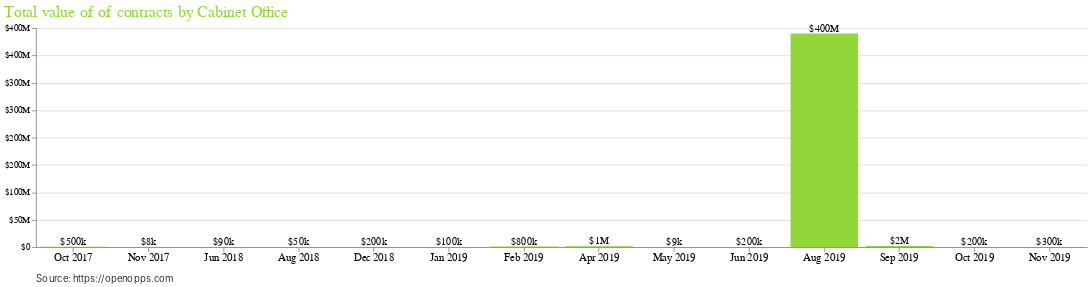

Here is the notebook cell this chart was saved with:
### Code cell
chart = (
            alt.Chart(df1, width=1200, height=250, title="Total value of of contracts by Cabinet Office")
                .mark_bar(color='#91D739')
                .encode(
                alt.X(
                    "yearmonth(releasedate):O",
                    ## xAxis title must be "Source: https://openopps.com"
                    axis=alt.Axis(title="Source: https://openopps.com", grid=False, 
                labelFont='Helvetica', 
                labelFontSize=12, 
                labelAngle=0, 
                titleAlign='left',
                titleAnchor='start',
                titleFont='Helvetica',
                titleFontSize= 11,
                titleFontWeight= 300,
                titleX= -0,
                titleY= 30)
                ),
                alt.Y("sum(aw_value_sum):Q",
                      axis=alt.Axis(title="",
                                    format="$,.0s"),
                      ),
                tooltip=[
                    alt.Tooltip('sum(aw_value_sum):Q', title="Total value", format="$,.4r"),
                    alt.Tooltip('sum(ocid_count):Q', title="Total contracts")
                ],
                  # suppress the legend for now.
            )
        )

        text = (
            chart.mark_text(align="center", baseline="bottom")
                .encode(text=alt.Text('sum(aw_value_sum):Q', format='$,.1s'))
        )

        (chart+text).configure_view(
          strokeWidth=0
        ).configure_title(fontSize=18, anchor='start',
                color= "#91D739", font='Helvetica', fontWeight=400)

### Figure 1 — Vega-Lite specification as saved in the notebook (floating-point values rounded to 4 significant figures)
{"config": {"view": {"continuousWidth": 400, "continuousHeight": 300, "strokeWidth": 0}, "title": {"anchor": "start", "color": "#91D739", "font": "Helvetica", "fontSize": 18, "fontWeight": 400}}, "layer": [{"mark": {"type": "bar", "color": "#91D739"}, "encoding": {"tooltip": [{"type": "quantitative", "aggregate": "sum", "field": "aw_value_sum", "format": "$,.4r", "title": "Total value"}, {"type": "quantitative", "aggregate": "sum", "field": "ocid_count", "title": "Total contracts"}], "x": {"type": "ordinal", "axis": {"grid": false, "labelAngle": 0, "labelFont": "Helvetica", "labelFontSize": 12, "title": "Source: https://openopps.com", "titleAlign": "left", "titleAnchor": "start", "titleFont": "Helvetica", "titleFontSize": 11, "titleFontWeight": 300, "titleX": 0, "titleY": 30}, "field": "releasedate", "timeUnit": "yearmonth"}, "y": {"type": "quantitative", "aggregate": "sum", "axis": {"format": "$,.0s", "title": ""}, "field": "aw_value_sum"}}, "height": 250, "title": "Total value of of contracts by Cabinet Office", "width": 1200}, {"mark": {"type": "text", "align": "center", "baseline": "bottom"}, "encoding": {"text": {"type": "quantitative", "aggregate": "sum", "field": "aw_value_sum", "format": "$,.1s"}, "tooltip": [{"type": "quantitative", "aggregate": "sum", "field": "aw_value_sum", "format": "$,.4r", "title": "Total value"}, {"type": "quantitative", "aggregate": "sum", "field": "ocid_count", "title": "Total contracts"}], "x": {"type": "ordinal", "axis": {"grid": false, "labelAngle": 0, "labelFont": "Helvetica", "labelFontSize": 12, "title": "Source: https://openopps.com", "titleAlign": "left", "titleAnchor": "start", "titleFont": "Helvetica", "titleFontSize": 11, "titleFontWeight": 300, "titleX": 0, "titleY": 30}, "field": "releasedate", "timeUnit": "yearmonth"}, "y": {"type": "quantitative", "aggregate": "sum", "axis": {"format": "$,.0s", "title": ""}, "field": "aw_value_sum"}}, "height": 250, "title": "Total value of of contracts by Cabinet Office", "width": 1200}], "data": {"name": "data-85cf243344afb203a39a29684f1ed53e"}, "$schema": "https://vega.github.io/schema/vega-lite/v4.0.2.json", "datasets": {"data-85cf243344afb203a39a29684f1ed53e": [{"releasedate": "01/30/2019", "ocid_count": 1, "aw_value_sum": 141000.0}, {"releasedate": "02/22/2019", "ocid_count": 2, "aw_value_sum": 746400.0}, {"releasedate": "02/26/2019", "ocid_count": 1, "aw_value_sum": 48820.0}, {"releasedate": "04/02/2019", "ocid_count": 3, "aw_value_sum": 738200.0}, {"releasedate": "04/24/2019", "ocid_count": 1, "aw_value_sum": 741200.0}, {"releasedate": "05/13/2019", "ocid_count": 1, "aw_value_sum": 8500.0}, {"releasedate": "06/03/2019", "ocid_count": 1, "aw_value_sum": 199800.0}, {"releasedate": "06/18/2018", "ocid_count": 1, "aw_value_sum": 91000.0}, {"releasedate": "08/06/2018", "ocid_count": 1, "aw_value_sum": 45000.0}, {"releasedate": "08/20/2019", "ocid_count": 1, "aw_value_sum": 390000000.0}, {"releasedate": "09/19/2019", "ocid_count": 1, "aw_value_sum": 200000.0}, {"releasedate": "09/25/2019", "ocid_count": 2, "aw_value_sum": 425800.0}, {"releasedate": "09/26/2019", "ocid_count": 8, "aw_value_sum": 662800.0}, {"releasedate": "09/27/2019", "ocid_count": 1, "aw_value_sum": 741200.0}, {"releasedate": "10/17/2019", "ocid_count": 1, "aw_value_sum": 150000.0}, {"releasedate": "10/23/2017", "ocid_count": 3, "aw_value_sum": 455000.0}, {"releasedate": "11/10/2017", "ocid_count": 1, "aw_value_sum": 7950.0}, {"releasedate": "11/11/2019", "ocid_count": 8, "aw_value_sum": 259300.0}, {"releasedate": "12/05/2018", "ocid_count": 1, "aw_value_sum": 180000.0}]}}
